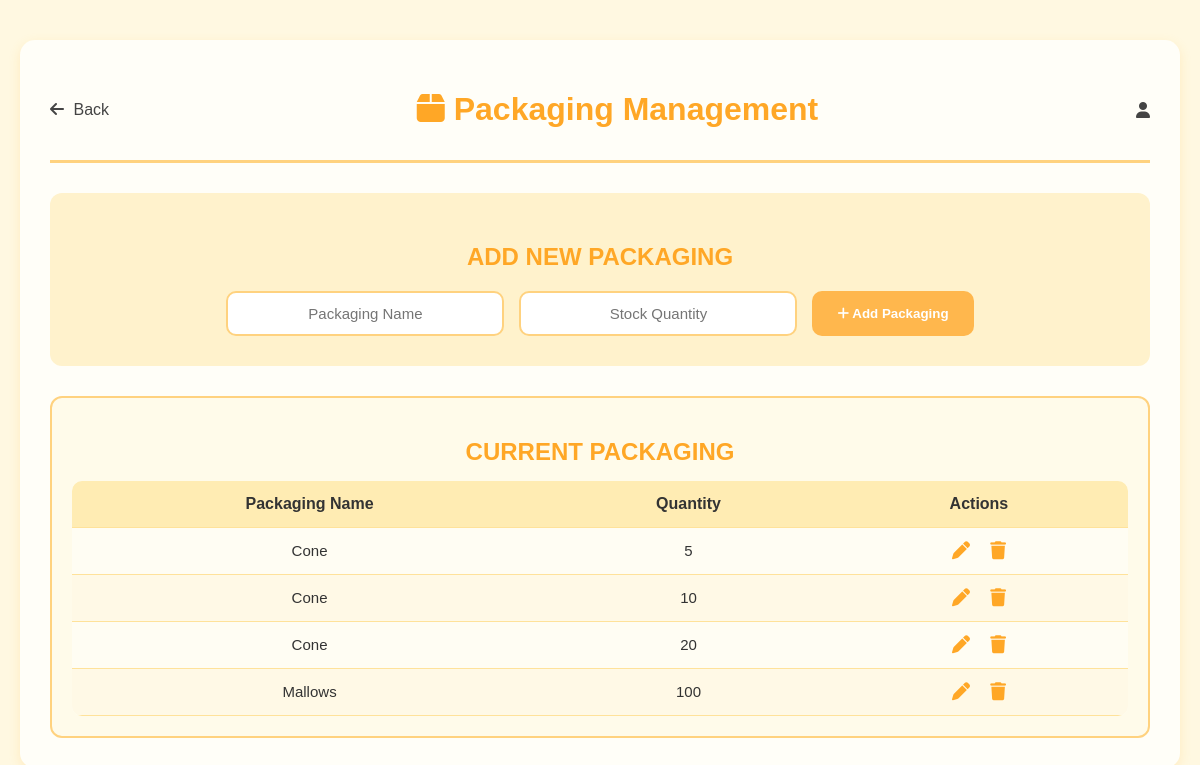
The app's page /packaging/ with its own data.
### dashboard/models.py (models this page shows, shortened)
class Packaging(models.Model):
    name = models.CharField(max_length=100)
    quantity = models.PositiveIntegerField(default=0)

### dashboard/views.py (the view, shortened to what this page needs)
# urls.py: path('packaging/', views.add_packaging, name='packaging'),
def add_packaging(request):
    packaging_list = Packaging.objects.all().order_by('name')
    packaging_to_edit = None
    if 'edit' in request.GET:
        packaging_to_edit = get_object_or_404(Packaging, id=request.GET['edit'])
    return render(request, 'dashboard/packaging.html', {
        'packaging_list': packaging_list,
        'packaging_to_edit': packaging_to_edit
    })

### dashboard/templates/dashboard/packaging.html (shortened to what this page needs)
{% load static %}
<!DOCTYPE html>
<html lang="en">
<head>
  <link rel="stylesheet" href="{% static 'css/packaging.css' %}">
  <link rel="stylesheet" href="https://cdnjs.cloudflare.com/ajax/libs/font-awesome/6.5.0/css/all.min.css">
</head>
<body>
  <div class="container">
    <header class="header">
      <a href="{% url 'home' %}" class="back-btn">
        <i class="fa-solid fa-arrow-left"></i> Back
      </a>
      <h1><i class="fa-solid fa-box"></i> Packaging Management</h1>
      <div class="admin-profile">
        <i class="fa-solid fa-user"></i>
      </div>
    </header>
    <section class="add-form">
      <h2>ADD NEW PACKAGING</h2>
      <form method="POST" action="{% url 'add_packaging' %}">
        <input type="text" name="name" placeholder="Packaging Name" required>
        <input type="number" name="quantity" placeholder="Stock Quantity" required>
        <button type="submit" class="add-btn">
            <i class="fa-solid fa-plus"></i> Add Packaging
        </button>
      </form>
    </section>
    <section class="flavor-list">
      <h2>CURRENT PACKAGING</h2>
      <table>
        <thead>
          <tr>
            <th>Packaging Name</th>
            <th>Quantity</th>
            <th>Actions</th>
          </tr>
        </thead>
        <tbody>
          {% for pack in packaging_list %}
            <tr>
              {% if packaging_to_edit and packaging_to_edit.id == pack.id %}
                <form method="POST" action="{% url 'packaging' %}" class="inline-edit-form">
                  {% csrf_token %}
                  <td><input type="text" name="name" value="{{ pack.name }}"></td>
                  <td><input type="number" name="quantity" value="{{ pack.quantity }}"></td>
                  <td class="actions">
                    <button type="submit" name="action" value="update_packaging">Save</button>
                    <a href="{% url 'packaging' %}" class="cancel-btn">Cancel</a>
                    <input type="hidden" name="packaging_id" value="{{ pack.id }}">
                  </td>
                </form>
              {% else %}
                <td>{{ pack.name }}</td>
                <td>{{ pack.quantity }}</td>
                <td class="actions">
                  <a href="{% url 'packaging' %}?edit={{ pack.id }}" title="Edit">
                    <i class="fa-solid fa-pen"></i>
                  </a>
                  <a href="{% url 'delete_packaging' pack.id %}"
                     onclick="return confirm('Are you sure you want to delete {{ pack.name }}?')"
                     title="Delete">
                    <i class="fa-solid fa-trash"></i>
                  </a>
                </td>
              {% endif %}
            </tr>
          {% empty %}
            <tr>
              <td colspan="5" class="no-data">No packaging found.</td>
            </tr>
          {% endfor %}
        </tbody>
      </table>
    </section>
  </div>
</body>
</html>

### dashboard/static/css/packaging.css (style rules this page uses)
body { font-family: 'Poppins', sans-serif; background-color: #fff8e1; margin: 0; padding: 0; }
.container { max-width: 1100px; margin: 40px auto; background: #fffef8; border-radius: 15px; box-shadow: 0 4px 12px rgba(255, 188, 61, 0.2); padding: 30px; }
.header { display: flex; align-items: center; justify-content: space-between; border-bottom: 3px solid #ffd27f; padding-bottom: 10px; }
.header h1 { color: #ffa726; font-weight: 700; }
.back-btn { color: #444; text-decoration: none; font-weight: 500; }
.back-btn i { margin-right: 5px; }
.admin-profile { display: flex; align-items: center; gap: 10px; color: #333; font-weight: 500; }
.admin-profile i { color: #444; }
.add-form { background-color: #fff2cc; border-radius: 12px; padding: 30px; text-align: center; margin-top: 30px; }
.add-form h2 { color: #ffa726; font-weight: 700; margin-bottom: 20px; }
.add-form form { display: flex; justify-content: center; gap: 15px; flex-wrap: wrap; }
.add-form input { padding: 12px; border: 2px solid #ffd27f; border-radius: 10px; width: 250px; text-align: center; font-size: 15px; outline: none; }
.add-btn { background-color: #ffb74d; color: #fff; border: none; border-radius: 10px; padding: 12px 25px; font-weight: 600; cursor: pointer; transition: 0.3s ease; }
.flavor-list { background: #fffbea; border: 2px solid #ffd27f; border-radius: 12px; margin-top: 30px; padding: 20px; }
.flavor-list h2 { text-align: center; color: #ffa726; font-weight: 700; margin-bottom: 15px; }
table { width: 100%; border-collapse: collapse; background-color: #fffdf3; border-radius: 10px; overflow: hidden; }
th, td { padding: 14px; text-align: center; border-bottom: 1px solid #ffe29a; }
th { background-color: #ffecb3; color: #333; font-weight: 600; }
td { color: #333; font-size: 15px; }
tr:nth-child(even) { background-color: #fff9e6; }
.actions a { margin: 0 8px; color: #ffa726; text-decoration: none; transition: 0.3s; }
.actions i { font-size: 18px; }

### dashboard/templates/dashboard/packaging.html (style rules this page uses)
input[type=number] { -moz-appearance: textfield; }

### records on screen
Packaging: name "Cone", quantity "5"
Packaging: name "Cone", quantity "10"
Packaging: name "Cone", quantity "20"
Packaging: name "Mallows", quantity "100"
